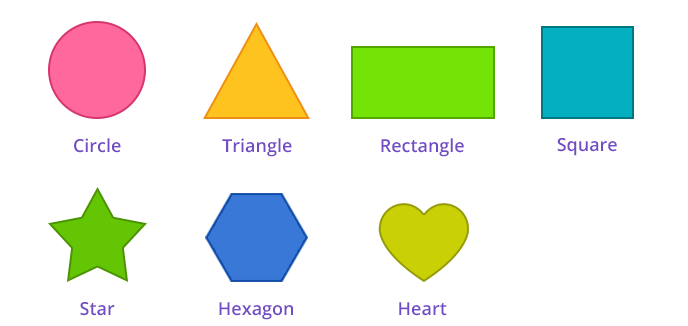
#> input picture images/shapes.png, 688 x 326 px, found by its file name
$ python histograms.py
#> lines starting #> are read from the running program, lines starting #| are printed output that depends on the picture
#histogram bacially is a bar graph
import cv2
import numpy as np

#use matplotlib to create histogram plots
from matplotlib import pyplot as plt
#The image should be used in a PNG file as matplotlib supports only PNG images.
image=cv2.imread('/home/akashkg/OpenCV/images/shapes.png')
#> image is the input picture: shape (326, 688, 3); mean B, G, R 219.8, 235.4, 226.8

#calculating histogram using calcHist
# cv2.calcHist([images],[channels],mask,[histSize],ranges[,])
histogram=cv2.calcHist([image],[0],None,[256],[0,256])
#> histogram = 256 values, max 172500 at index 255, min 0 at index 1, mean 876.1

#ploting histogram, ravel() flatens our image array
plt.hist(image.ravel(),256,[0,256]); plt.show()
#> after `plt.hist(image.ravel(), 256, [0, 256])`:
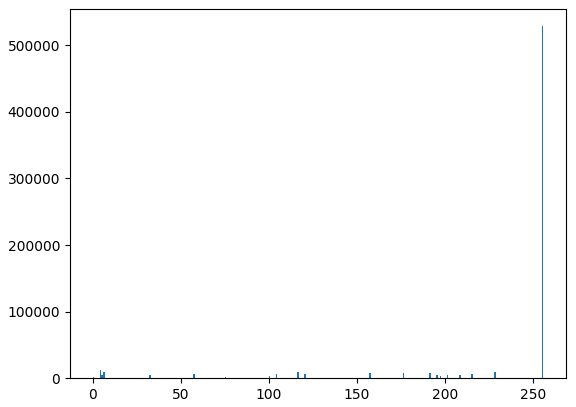
#> figure drawn by matplotlib, 1 panel; tallest bar 528785 high, from x = 255 to 256

#viewing separate color channels
color=('b','g','r')

#separate color and plot each in histogram
for i,col in enumerate(color):
    histogram2=cv2.calcHist([image],[i],None,[256],[0,256])
    plt.plot(histogram2,color=col)
    plt.xlim([0,256])
plt.show()
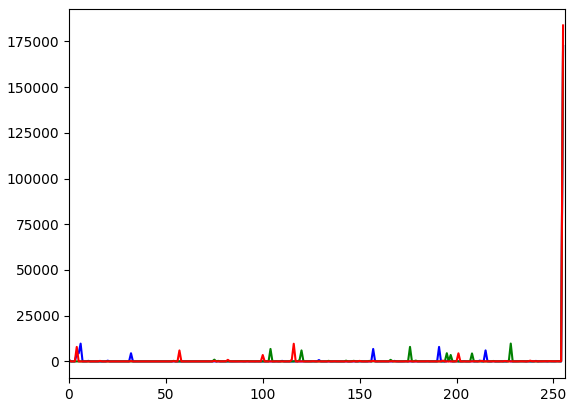
#> figure drawn by matplotlib, 1 panel; curve peaks at x = 255, y = 172500; curve peaks at x = 255, y = 172500; curve peaks at x = 255, y = 183785

$ run again, with images/order-copy.jpg saved as images/shapes.png
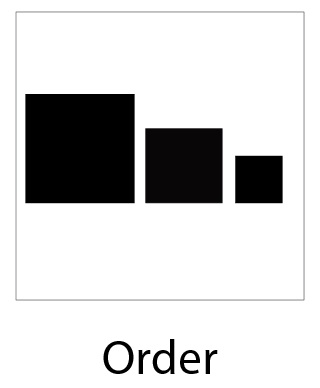
#> input picture images/order-copy.jpg, 320 x 388 px, found by its file name
#> image is the input picture: shape (388, 320, 3); mean B, G, R 210.9, 210.8, 210.9
#> histogram = 256 values, max 98403 at index 255, min 0 at index 25, mean 485
#> `plt.hist(image.ravel(), 256, [0, 256])`:
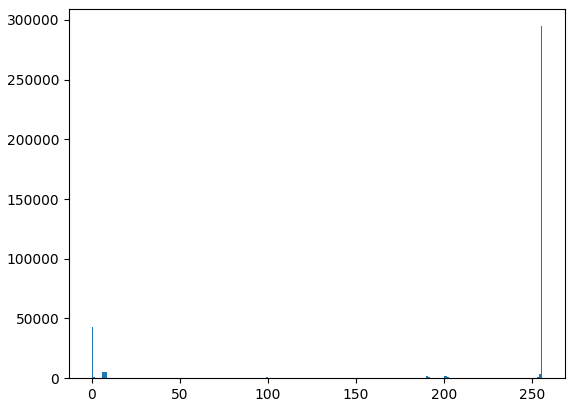
#> figure drawn by matplotlib, 1 panel; tallest bar 294728 high, from x = 255 to 256
#> `plt.show()`:
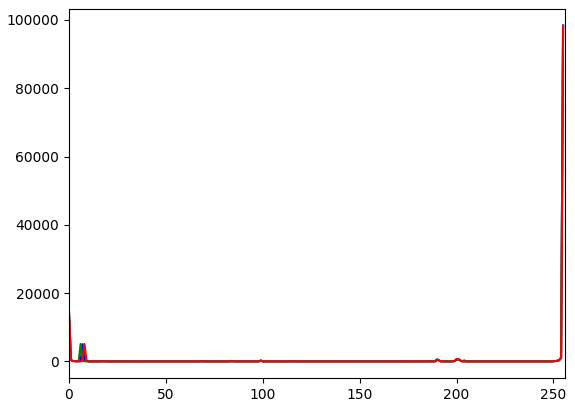
#> figure drawn by matplotlib, 1 panel; curve peaks at x = 255, y = 98403; curve peaks at x = 255, y = 98259; curve peaks at x = 255, y = 98066
